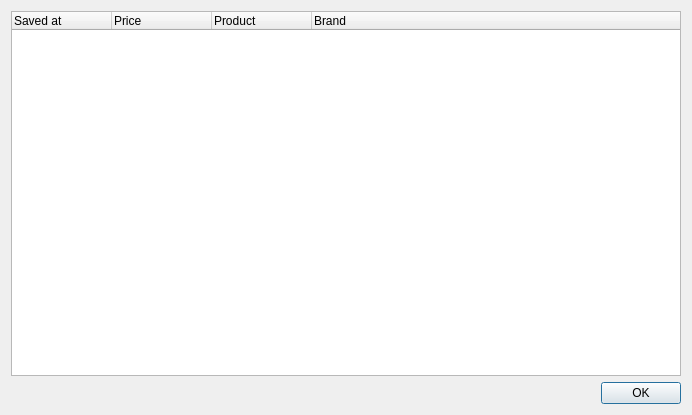
<?xml version="1.0" encoding="UTF-8"?>
<ui version="4.0">
 <class>SavedResults</class>
 <widget class="QDialog" name="SavedResults">
  <property name="geometry">
   <rect>
    <x>0</x>
    <y>0</y>
    <width>692</width>
    <height>415</height>
   </rect>
  </property>
  <property name="windowTitle">
   <string>Saved results</string>
  </property>
  <layout class="QVBoxLayout" name="verticalLayout">
   <item>
    <widget class="QTreeWidget" name="results">
     <column>
      <property name="text">
       <string>Saved at</string>
      </property>
     </column>
     <column>
      <property name="text">
       <string>Price</string>
      </property>
     </column>
     <column>
      <property name="text">
       <string>Product</string>
      </property>
     </column>
     <column>
      <property name="text">
       <string>Brand</string>
      </property>
     </column>
    </widget>
   </item>
   <item>
    <widget class="QDialogButtonBox" name="buttonBox">
     <property name="orientation">
      <enum>Qt::Horizontal</enum>
     </property>
     <property name="standardButtons">
      <set>QDialogButtonBox::Ok</set>
     </property>
    </widget>
   </item>
  </layout>
 </widget>
 <resources/>
 <connections>
  <connection>
   <sender>buttonBox</sender>
   <signal>accepted()</signal>
   <receiver>SavedResults</receiver>
   <slot>accept()</slot>
   <hints>
    <hint type="sourcelabel">
     <x>248</x>
     <y>254</y>
    </hint>
    <hint type="destinationlabel">
     <x>157</x>
     <y>274</y>
    </hint>
   </hints>
  </connection>
  <connection>
   <sender>buttonBox</sender>
   <signal>rejected()</signal>
   <receiver>SavedResults</receiver>
   <slot>reject()</slot>
   <hints>
    <hint type="sourcelabel">
     <x>316</x>
     <y>260</y>
    </hint>
    <hint type="destinationlabel">
     <x>286</x>
     <y>274</y>
    </hint>
   </hints>
  </connection>
 </connections>
</ui>
